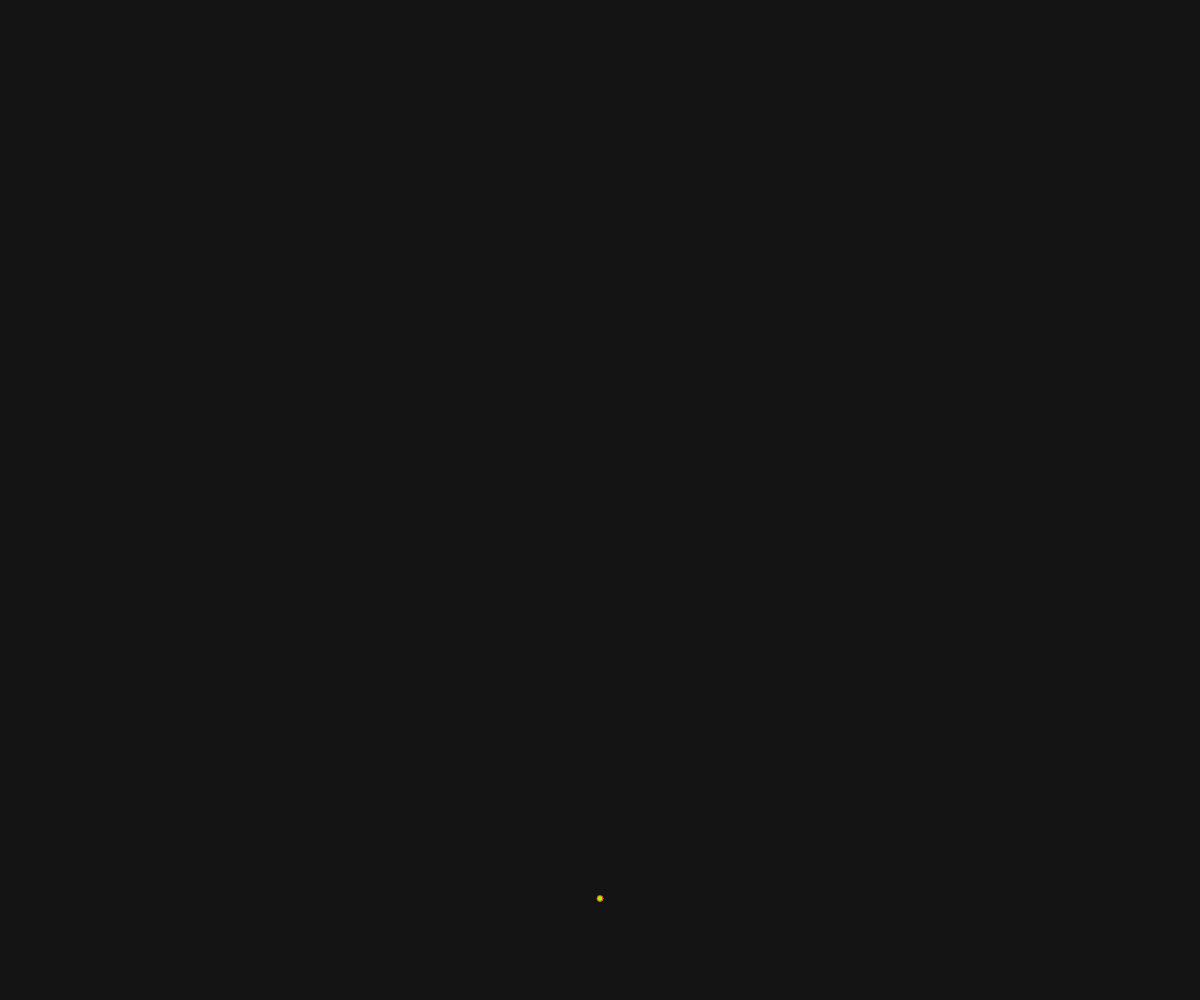
Frame 1 (no input)
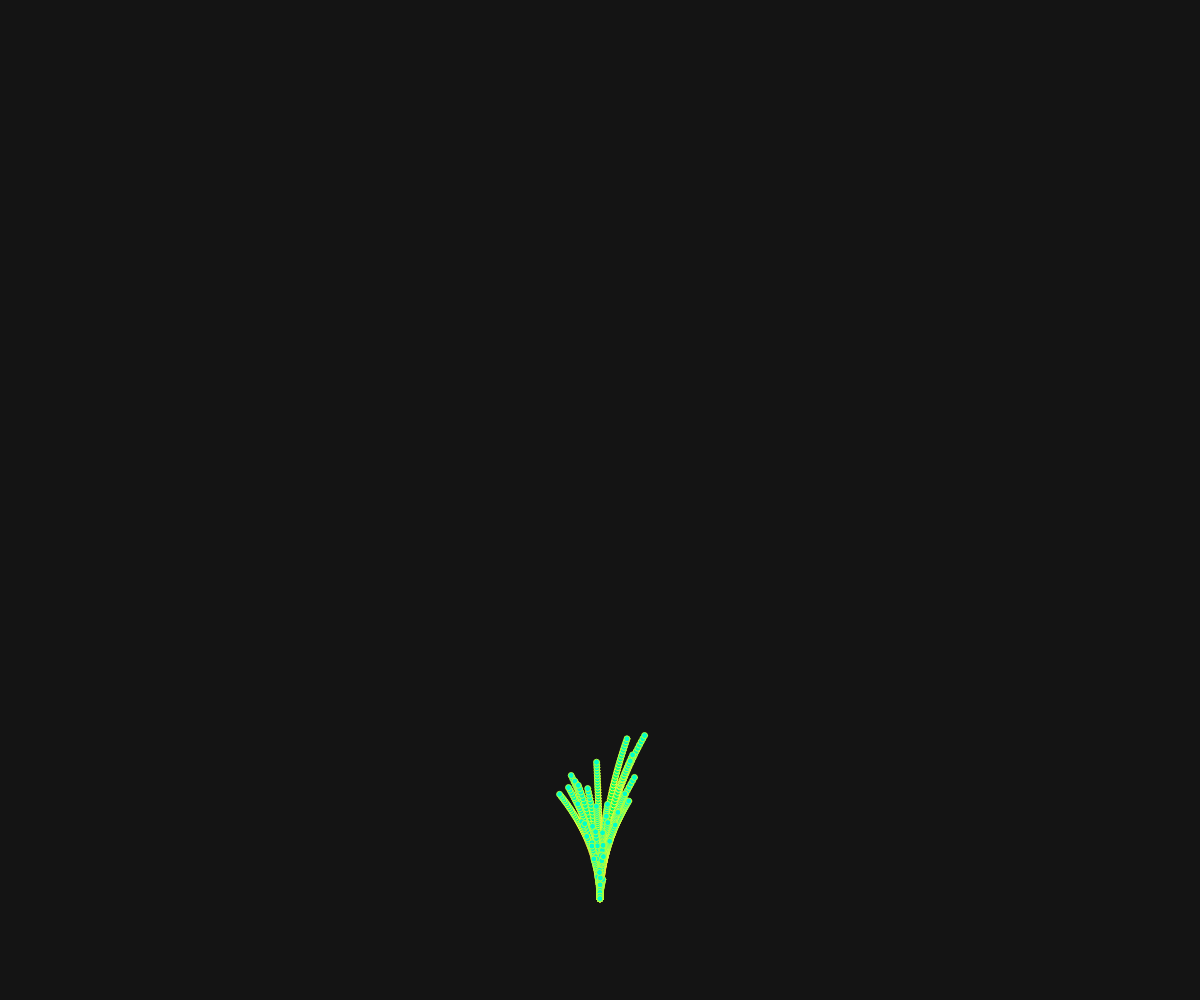
Frame 60 (no input)
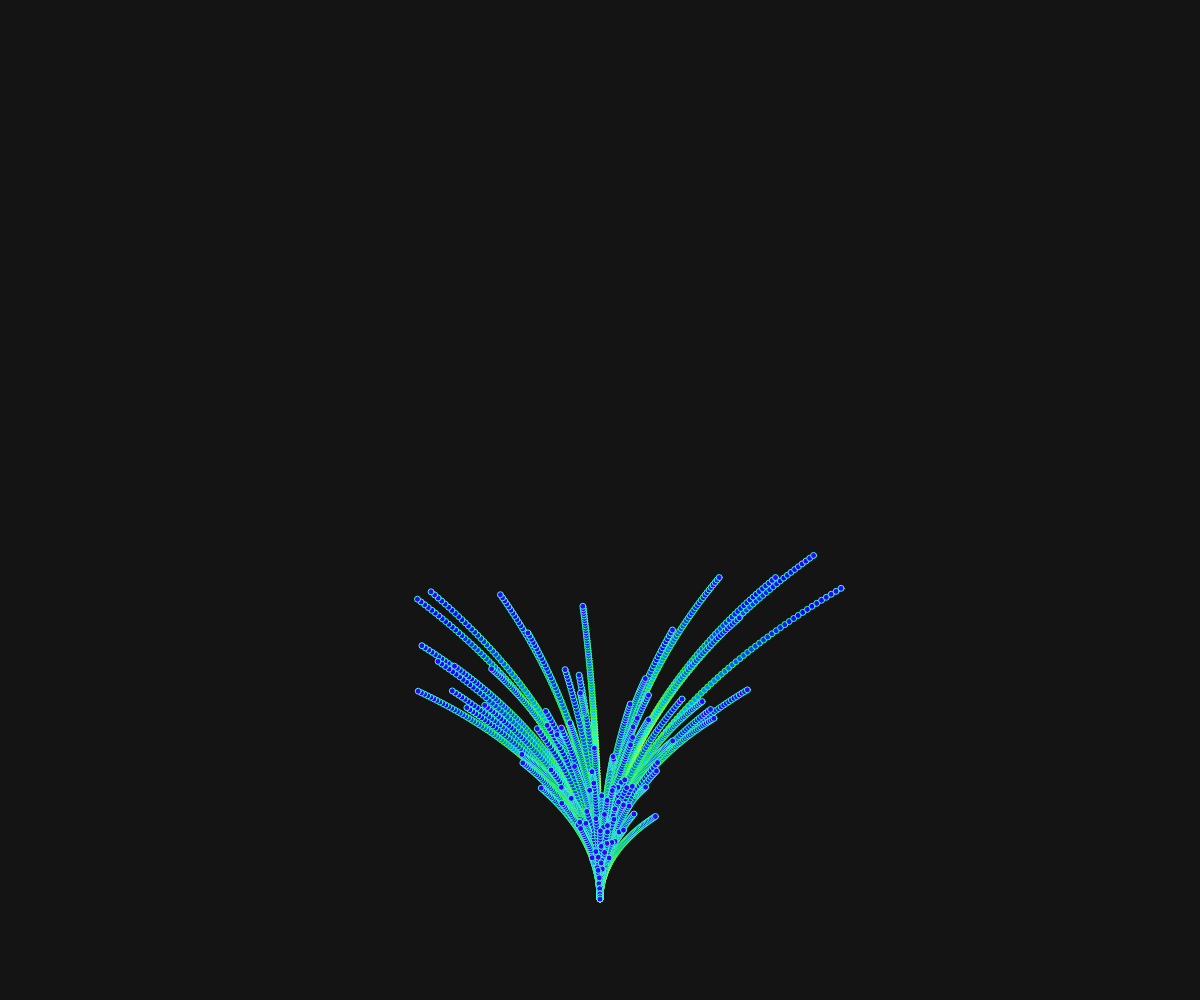
Frame 120 (the mouse pressed at the canvas centre since frame 60)

The p5.js sketch that drew these frames (run headless with seeded random() and noise() and a simulated clock; from frame 60 on, the mouse is pressed at the canvas centre):

// p5.js sketch
// ── sketch.js
// 单个烟花 (p5.js Web Editor 可直接运行)

let tabl = [];
let g = 0.030;   // 重力
let vsh = 40;    // 初速度系数
let t = 0, dt = 0.05;
let nblaunched = 0;
let nc = 500;    // 粒子数量（调小减少烟花点数）
let hu = 0;

function setup() {
  createCanvas(windowWidth, windowHeight);
  colorMode(HSB, 255);
  background(20);
  frameRate(60);
}

function draw() {
  // 每一帧发射新的粒子，直到数量达到上限
  if (nblaunched < nc) {
    tabl.push(new Ball(width/2, height - 100, random(-0.4*PI, -0.6*PI), random(1, 3.5), 1, t));
    nblaunched++;
  }

  // 更新所有粒子
  for (let i = 0; i < tabl.length; i++) {
    tabl[i].update();
  }

  t += dt;
  hu++;
}

// 烟花粒子类
class Ball {
  constructor(x, y, alpha, vsh, visible, t0) {
    this.x = x;
    this.y = y;
    this.alpha = alpha;
    this.vsh = vsh;
    this.visible = visible;
    this.t0 = t0;
  }

  update() {
    // 抛物线运动
    this.x = this.x + this.vsh * cos(this.alpha) * (t - this.t0);
    this.y = this.y + this.vsh * sin(this.alpha) + 0.5 * g * pow(t - this.t0, 2);

    if (this.y > height) {
      this.visible = 0;
    }

    if (this.visible == 1) {
      stroke(hu % 255, 200, 255);
      fill((hu + 60) % 255, 255, 255);
      circle(this.x, this.y, 6);
    }
  }
}
